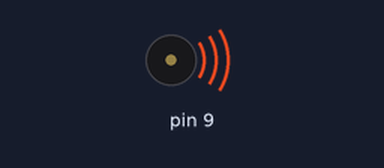
The sketch below on a simulated Arduino Uno, built with avr-gcc and run on an emulated ATmega328P. Shown: buzzer (waves = sounding).

Above: at 2.4 s.
At 18.0 s:
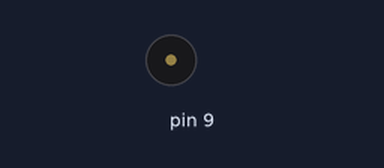
Timing chart, 0 to 19.5 s (numbered marks = the images above):
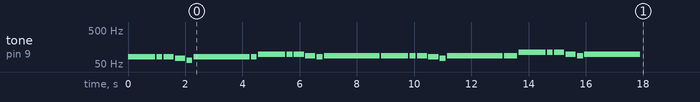

The sketch:

TRENZINHO_CAIPIRA.ino
```cpp
/* UNIVERSIDADE FEDERAL RURAL DO SEMI-ARIDO
   CENTRO DE CIENCIAS EXATAS E NATURAIS - CCEN
   ===== FISICA, MUSICA E ROBÓTICA =====
   Musica: TRENZINHO CAIPIRA - Heitor Villa-Lobos
   */

int c2 = 65, d2 = 73, e2 = 82, f2 = 87, g2 = 98, a2 = 110;

// COMPASSO: 4/4
float andamento = 120;
// tempo do compasso(s) = 240 / andamento
float tempo = (240 / andamento) * 1000;

// notas na melodia:
int melodia[] = {
  e2,e2,e2,d2,c2,     e2,e2,
  g2,g2,g2,f2,e2,     f2,
  f2,f2,f2,e2,d2,     f2,f2,
  a2,a2,a2,g2,f2,     g2
};

// duracoes das notas: 4 = quarto de tempo, 8 = oitavo de tempo, etc.:
int duracaoNotas[] = {
  8/3,8,16/3,16/3,8,  8/7,8,
  8/3,8,16/3,16/3,8,  1,
  8/3,8,16/3,16/3,8,  4/3,4,
  8/3,8,16/3,16/3,8,  1
};

void setup() {
  // itera as notas das melodias:
  for (int nota = 0; nota < 26; nota++) {
    // para calcular a duracao da nota, utilizaremos um segundo
    // dividido pelo tipo da nota.
    // ex. tempo = 1000:
    // quarto de tempo = 1000 / 4, oitavo de tempo = 1000/8, etc.
    int duracaoNota = tempo / (duracaoNotas[nota]);
    tone(9, melodia[nota], duracaoNota - 50);

    // para distinguir as notas, reduziremos o tempo de nota tocado,
    // porem o tempo até o próxima nota se manterá.
    int pausaEntreNotas = duracaoNota;
    delay(pausaEntreNotas);
    // parar a funcao tone:
    noTone(9);
  }
}
void loop() {
  // nao precisa repetir a melodia.
}
```
